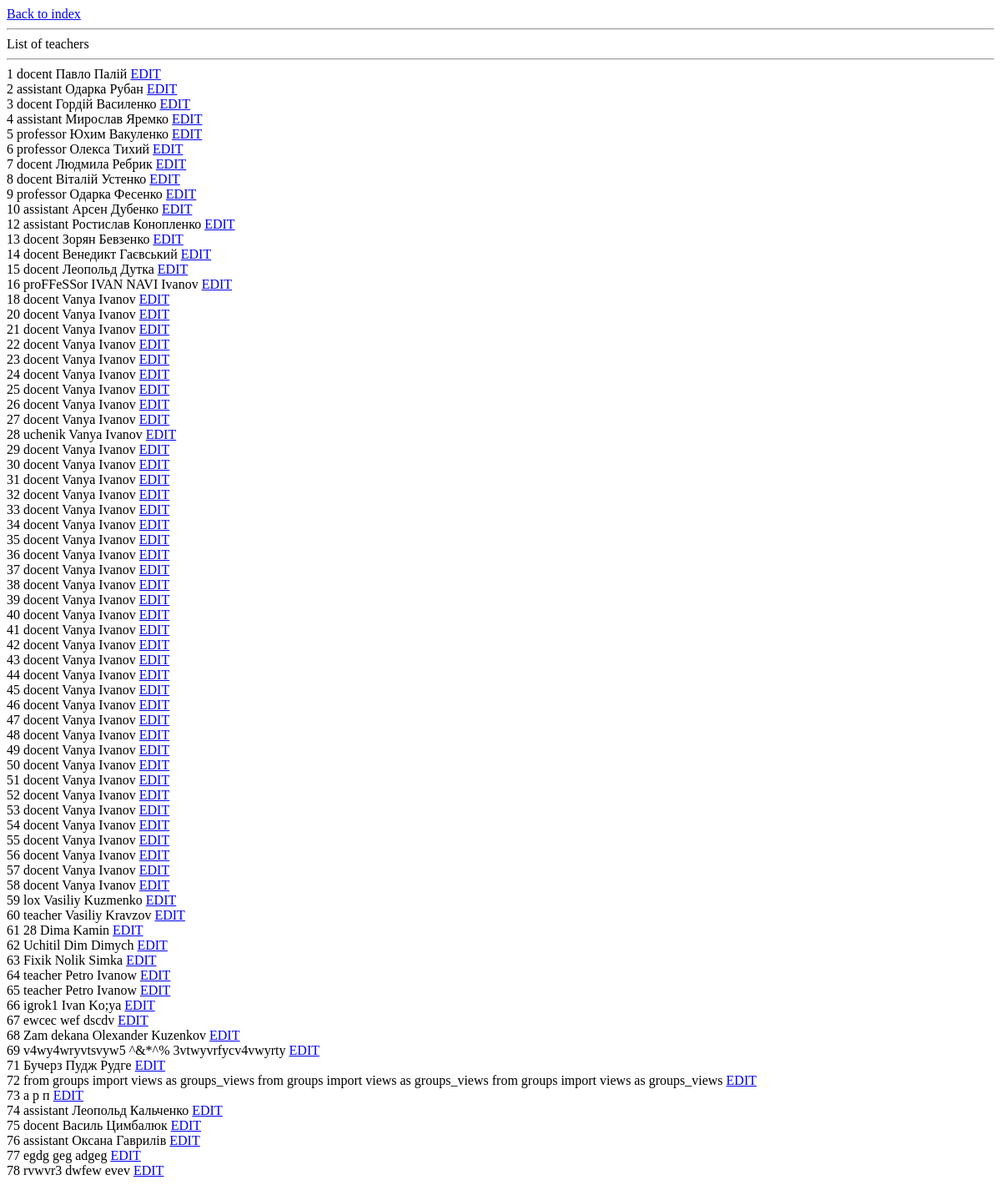
Page /teachers/show_filtered/ on the earlier database version.
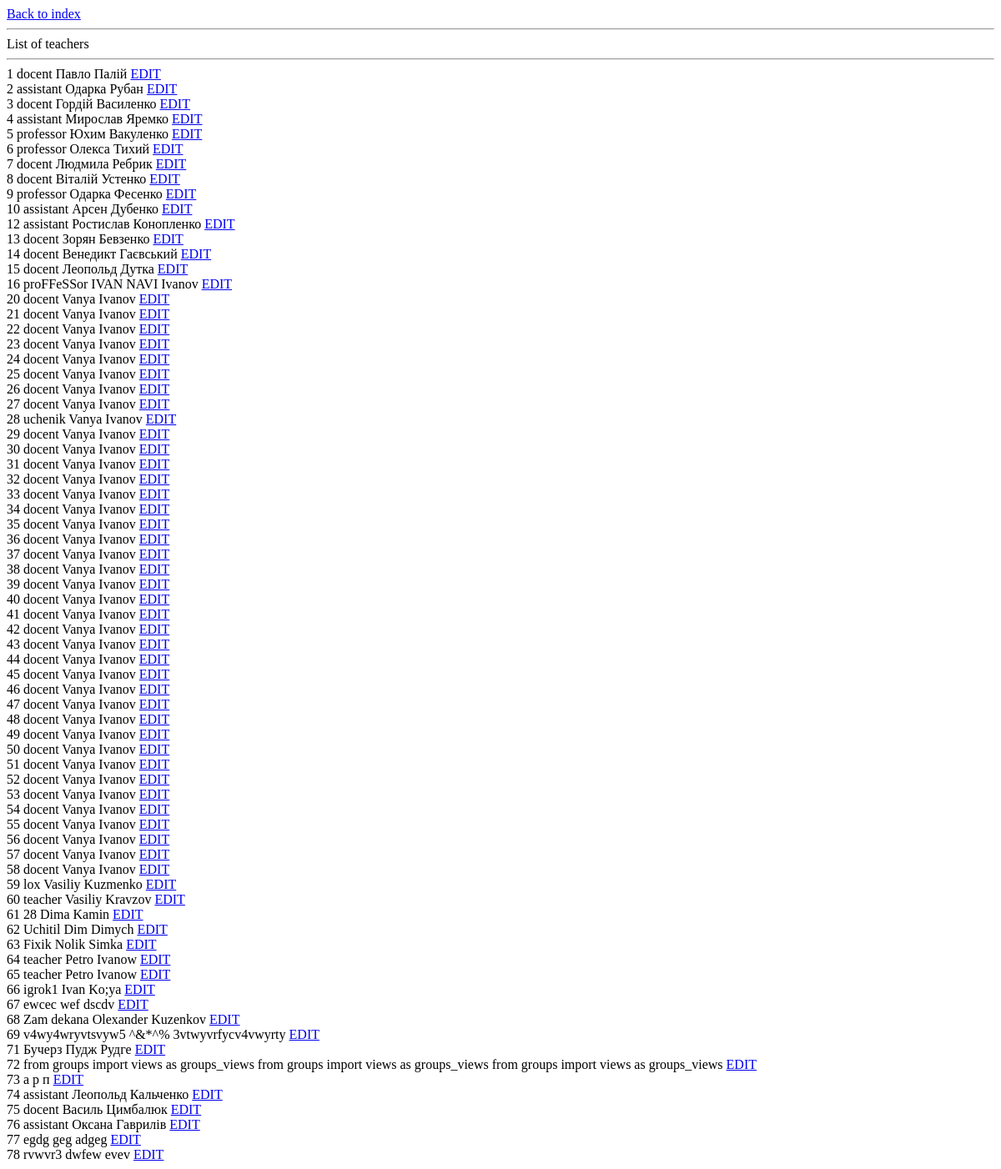
Same page on the later database version.
### teachers/models.py (models this page shows)
class Teacher(models.Model):
    first_name = models.CharField(max_length=64)
    last_name = models.CharField(max_length=64)
    stupen = models.CharField(max_length=64)
    isCurator = models.BooleanField
    @property
    def full_name(self):
        return f'{self.stupen} {self.first_name} {self.last_name} '

### teachers/views.py (the view)
# urls.py: path('show_filtered/', views.show_filtered_teachers, name='show_filtered'),
def show_filtered_teachers(request):
    response = ""
    teach = Teacher.objects.all()
    fn = request.GET.get('first_name', None)
    ln = request.GET.get('last_name', None)
    if fn is not None:
        teach = Teacher.objects.filter(first_name=fn)
    if ln is not None:
        teach = Teacher.objects.filter(last_name=ln)
    teach = list(teach)
    for obj in teach:
        response += f'{obj.full_name}</br>'
    return render(request, 'show-teachers.html', context={'teachers': teach})

### teachers/templates/show-teachers.html (shortened to what this page needs)
<!DOCTYPE html>
<html lang="en">
<head>
</head>
<body>
<a href = "{% url 'index' %}">Back to index</a>
<hr>
List of teachers<br>
<hr>
{% for t in teachers %}
    {{ t.id }} {{ t.full_name }}<a href="{% url 'teachers:edit' t.id %}">EDIT</a><br>
{% endfor %}
</body>
</html>

Differences in the rows shown:
removed Teacher: id "18", full_name "docent Vanya Ivanov"
